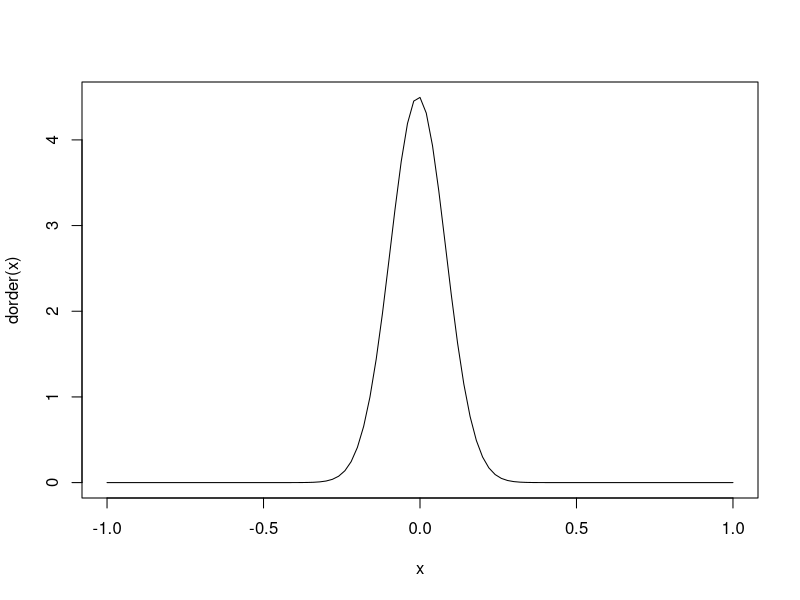
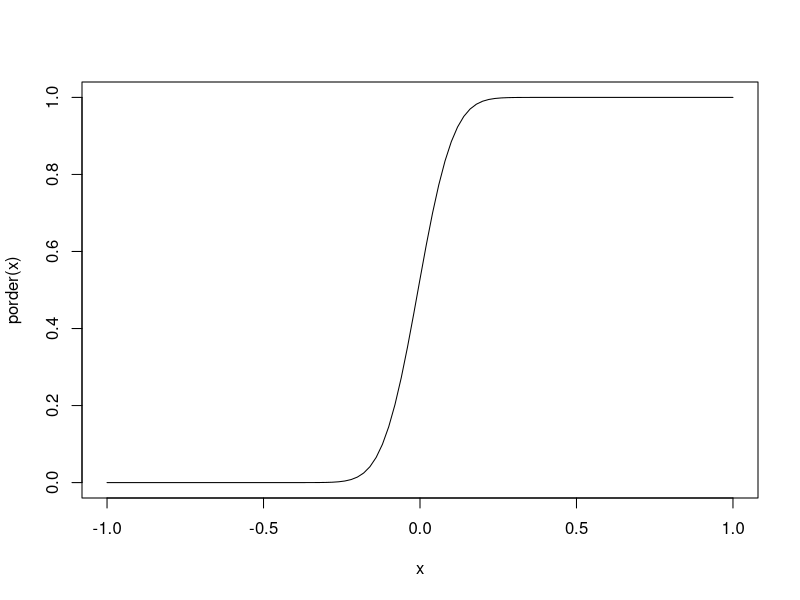
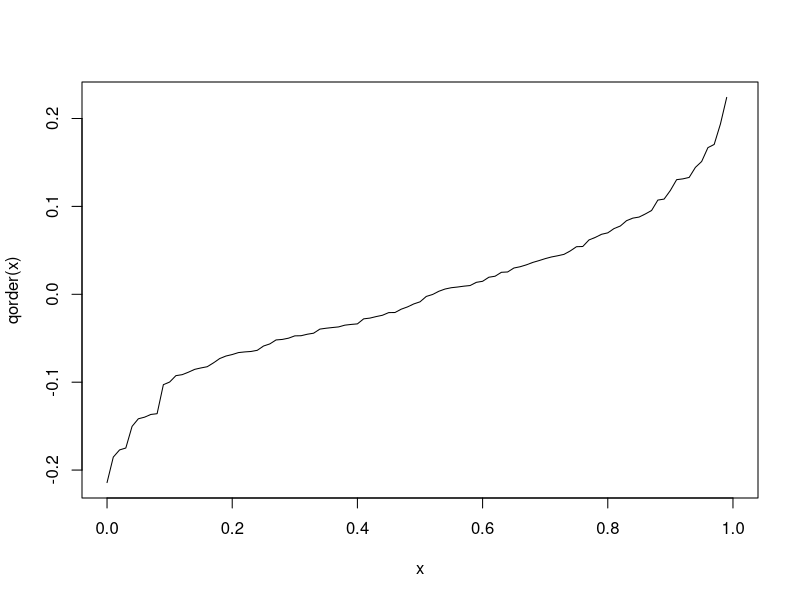
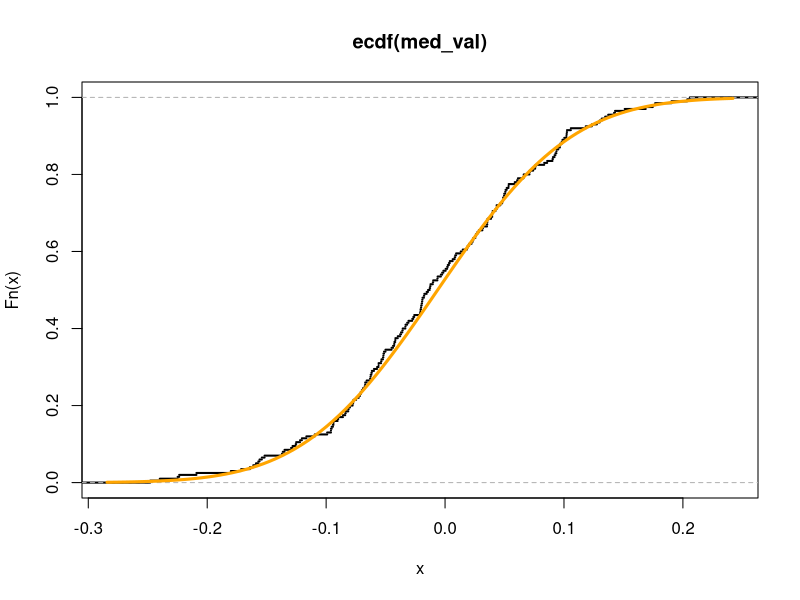
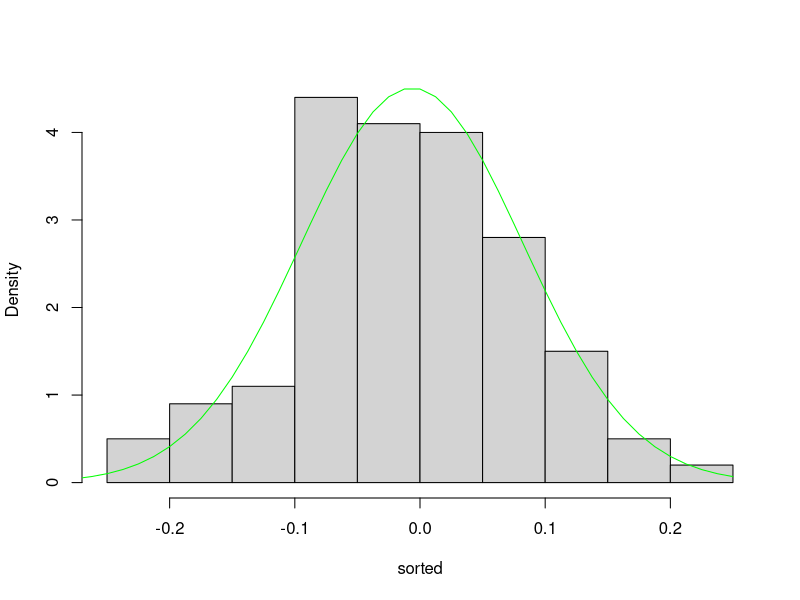
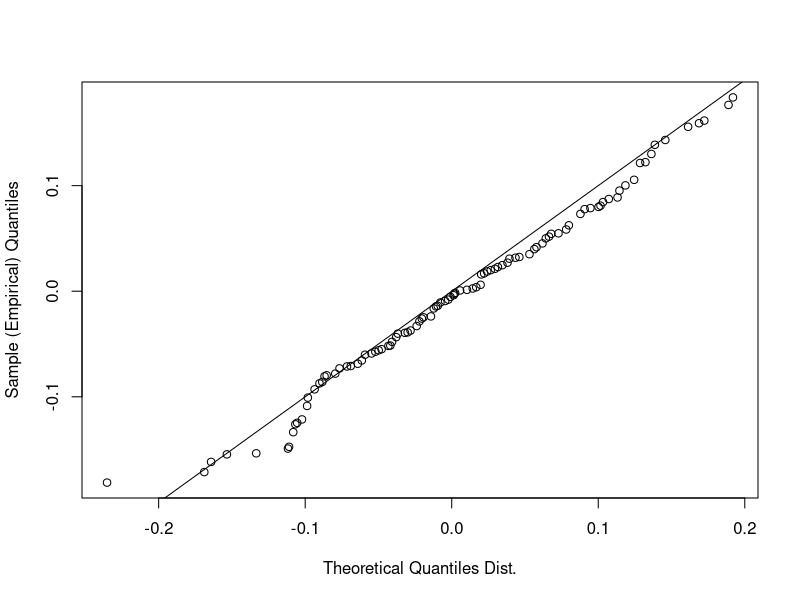
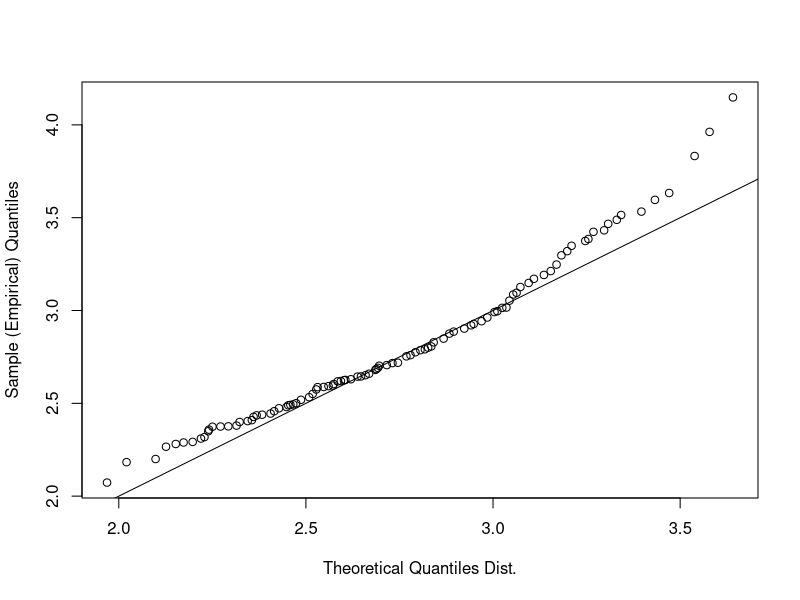
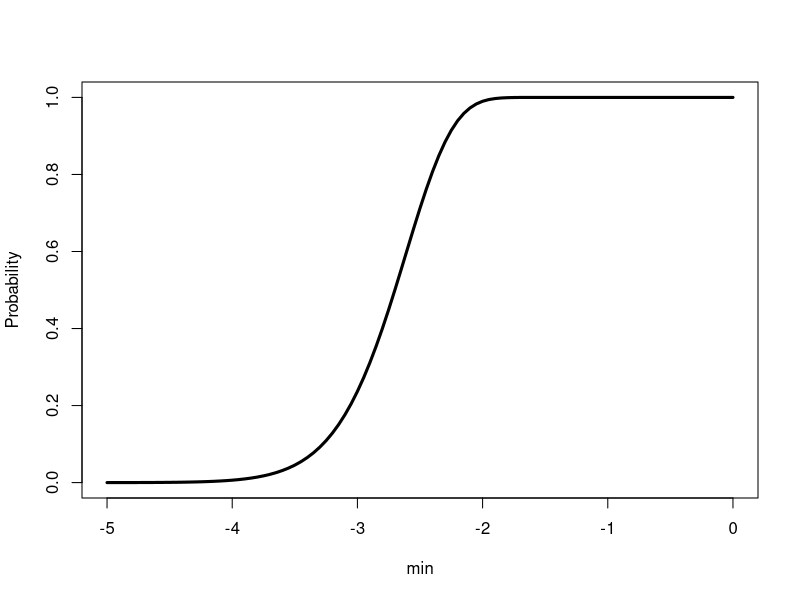

R code for these plots, in order:
## ---- chunk 1
dorder <- function(x){
  100*
  choose(200,100)*
  (pnorm(x, 0, 1))^(100-1)*
  (1-pnorm(x, 0, 1))^(200-100)*
  dnorm(x, 0, 1)
}

curve(dorder,-1,1)

## ---- chunk 2
porder <- function(x){
  pbinom(100-1, 200, pnorm(x, 0, 1), lower.tail = FALSE)
}

curve(porder,-1,1)

## ---- chunk 3
qorder <- function(x){
  med_val <- rep(NA,200)
  sorted  <- rep(NA,200)
  for (i in seq_along(med_val)){
    value<- rnorm(200,0,1)
    sorted <- sort(value)
    med_val[i]<-sorted[100]
  }
  sorted<- sort(med_val)
  if(is.integer(200*x)){
    sorted[200*x]+sorted[(200*x)+1]/2
  } else{
    sorted[(200*x)+1]
  }
}


curve(qorder,0,1)

## ---- chunk 4
med_val <- rep(NA,200)
  sorted  <- rep(NA,200)
  for (i in seq_along(med_val)){
    value<- rnorm(200,0,1)
    sorted <- sort(value)
    med_val[i]<-sorted[100]
  }
  sorted<- sort(med_val)
  
med_ecdf<-ecdf(med_val)
plot(med_ecdf,do.points=F,lwd=2,col="black")
curve(porder,lwd=3,add=T,col="orange")

## ---- chunk 5
hist(sorted,main = " ",freq=F)
curve(dorder,add=T,c(-1,1),col = 'green')
## ---- chunk 6
quant <- rep(NA,200)
for (i in seq_along(quant)){
  quant[i] <- quantile(rnorm(200,0,1),0.5)
}
quant_sort <- sort(quant)
x <- quantile(quant_sort,seq(0.01,0.99,0.01))
y <- qorder(seq(0.01,0.99,0.01))
plot(x,y,ylab = "Sample (Empirical) Quantiles", xlab = "Theoretical Quantiles Dist.")
abline(0,1)
## ---- chunk 7
dorder_modified <- function(x,k){
  k * choose(200,k)*
  (pnorm(x, 0, 1))^(k-1)*
  (1-pnorm(x, 25, 6.5))^(200-k)*
  dnorm(x, 0, 1)
}

porder_modified <- function(x,k){
  pbinom(k-1, 200, pnorm(x, 0, 1), lower.tail = FALSE)
}

qorder_modified <- function(x,k){
  val <- rep(NA,200)
  sorted  <- rep(NA,200)
  for (i in seq_along(val)){
    value<- rnorm(200,0,1)
    sorted <- sort(value)
    val[i]<-sorted[k]
  }
  sorted<- sort(val)
  if(is.integer(200*x)){
    sorted[200*x]+sorted[(200*x)+1]/2
  } else{
    sorted[(200*x)+1]
  }
}

## ---- chunk 8
quant <- rep(NA,200)
for (i in seq_along(quant)){
  quant[i] <- max(rnorm(200,0,1))
}
quant_sort <- sort(quant)
x <- quantile(quant_sort,seq(0.01,0.99,0.01))
y <- qorder_modified(seq(0.01,0.99,0.01),200)
plot(x,y,ylab = "Sample (Empirical) Quantiles", xlab = "Theoretical Quantiles Dist.")
abline(0,1)
## ---- chunk 9
dorder <- function(x, k, n, dist = "norm", ...){
  
  pf <- get(paste0("p", dist))
  df <- get(paste0("d", dist))

  k*choose(n, k)*
    pf(x, ...)^(k-1)*
    (1-pf(x, ...))^(n-k)*
    df(x, ...)
}

porder <- function(x, k, n, dist = "norm", ...){
  pf <- get(paste0("p", dist))


  pbinom(k-1, n, pf(x, ...), lower.tail = FALSE)
}

qorder <- function(p, k, n, dist = "norm", ...){
  out <- p
  for(i in seq_along(p)){
    out[i] <- uniroot(function(x){porder(x, k, n, dist, ...) - p[i]}, c(-100,100))$root
  }
  out
}
## ---- chunk 10
curve(porder(x, 1, 200), -5,0, ylab = "Probability", xlab = "min", lwd = 3)
curve(dorder(x, 1, 200), -5,0, ylab = "Density", xlab = "min", lwd = 3)
